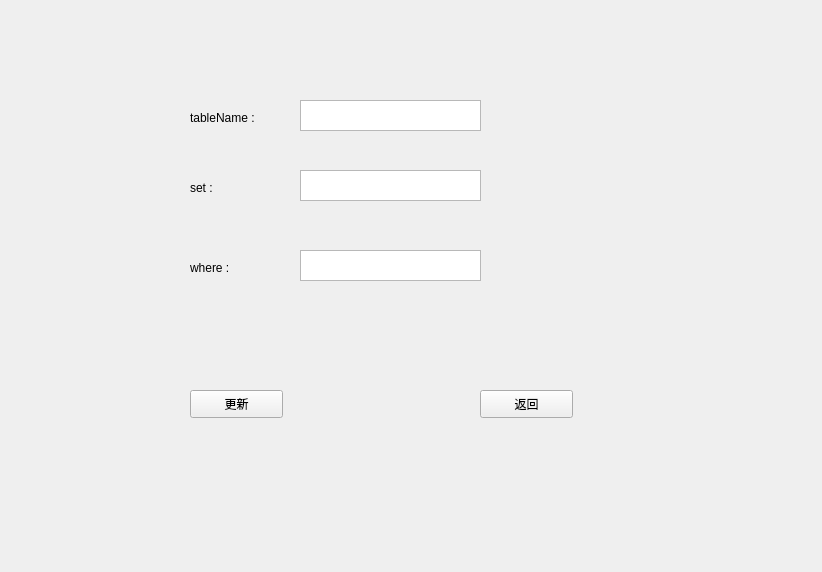
<?xml version="1.0" encoding="UTF-8"?>
<ui version="4.0">
 <class>update</class>
 <widget class="QWidget" name="update">
  <property name="geometry">
   <rect>
    <x>0</x>
    <y>0</y>
    <width>822</width>
    <height>572</height>
   </rect>
  </property>
  <property name="windowTitle">
   <string>Form</string>
  </property>
  <widget class="QLabel" name="label">
   <property name="geometry">
    <rect>
     <x>190</x>
     <y>110</y>
     <width>111</width>
     <height>16</height>
    </rect>
   </property>
   <property name="text">
    <string>tableName :</string>
   </property>
  </widget>
  <widget class="QLabel" name="label_2">
   <property name="geometry">
    <rect>
     <x>190</x>
     <y>180</y>
     <width>111</width>
     <height>16</height>
    </rect>
   </property>
   <property name="text">
    <string>set :</string>
   </property>
  </widget>
  <widget class="QLabel" name="label_3">
   <property name="geometry">
    <rect>
     <x>190</x>
     <y>260</y>
     <width>111</width>
     <height>16</height>
    </rect>
   </property>
   <property name="text">
    <string>where :</string>
   </property>
  </widget>
  <widget class="QTextEdit" name="tableName_textEdit">
   <property name="geometry">
    <rect>
     <x>300</x>
     <y>100</y>
     <width>181</width>
     <height>31</height>
    </rect>
   </property>
  </widget>
  <widget class="QTextEdit" name="set_textEdit">
   <property name="geometry">
    <rect>
     <x>300</x>
     <y>170</y>
     <width>181</width>
     <height>31</height>
    </rect>
   </property>
  </widget>
  <widget class="QTextEdit" name="where_textEdit">
   <property name="geometry">
    <rect>
     <x>300</x>
     <y>250</y>
     <width>181</width>
     <height>31</height>
    </rect>
   </property>
  </widget>
  <widget class="QPushButton" name="update_pushButton">
   <property name="geometry">
    <rect>
     <x>190</x>
     <y>390</y>
     <width>93</width>
     <height>28</height>
    </rect>
   </property>
   <property name="text">
    <string>更新</string>
   </property>
  </widget>
  <widget class="QPushButton" name="back_pushButton">
   <property name="geometry">
    <rect>
     <x>480</x>
     <y>390</y>
     <width>93</width>
     <height>28</height>
    </rect>
   </property>
   <property name="text">
    <string>返回</string>
   </property>
  </widget>
 </widget>
 <resources/>
 <connections/>
</ui>
